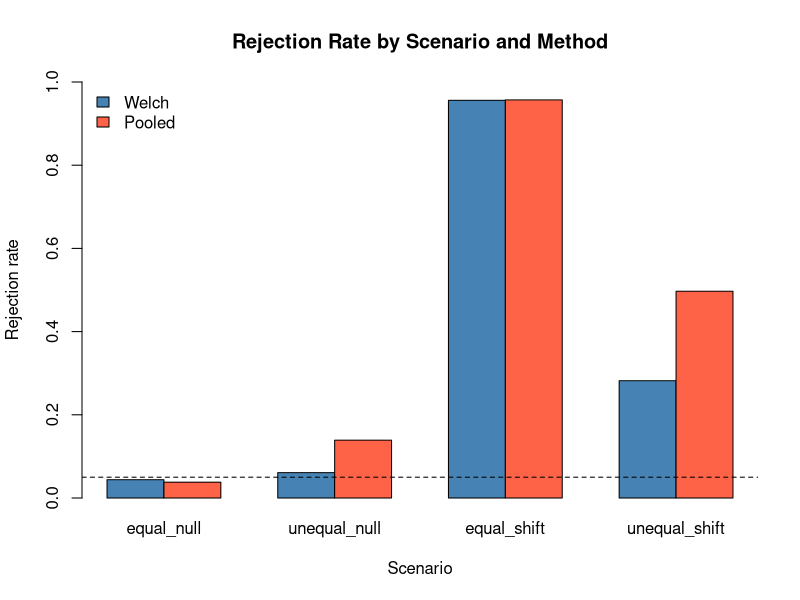

Reproduce this figure in R.
## ---- chunk 1
knitr::opts_chunk$set(echo = TRUE)
## ---- chunk 2
library(dplyr); library(tidyr); library(tibble)
library(readr); library(stringr); library(forcats); library(purrr)
## ---- chunk 3
sales_raw <- tibble(
  sale_id = 1:8,
  customer_id = c("C1", "C2", "C1", "C3", "C2", "C4", "C5", "C2"),
  item_raw = c(" Pen", "PEN ", "Notebook", " pen ",
               "FOLDER", "Folder ", " ERASER ", "pen"),
  amount_raw = c("$10.00", "$20.00", NA, "$15.00",
                 "$30.00", "$25.00", NA, "$20.00"),
  discount_raw = c("0%", "10%", "5%", "0%", "20%", "10%", "0%", "0%"),
  code_raw = c("ST-101", "ON-102", "ST-103", "ON-104",
               "bad", "ST-106", "ON-107X", "on-108"),
  tags = c("gift;urgent", "online", "gift", "member",
           "online;member", "gift", "member", "gift;member")
)

## ---- chunk 4
sales_clean <- sales_raw %>%
  mutate(
    item_clean = item_raw %>% str_trim() %>% str_squish() %>% str_to_lower(),
    amount = parse_number(amount_raw),
    discount_rate = parse_number(discount_raw) / 100,
    net_amount = amount * (1 - discount_rate),
    size = case_when(
      is.na(net_amount) ~ "unrecorded",
      net_amount >= 20 ~ "large",
      TRUE ~ "small"
    )
  )

print(sales_clean %>% select(sale_id, item_clean, amount, discount_rate, net_amount, size))

## ---- chunk 5

sales_codes <- sales_clean %>%
  mutate(
    code_clean = code_raw %>% str_trim() %>% str_to_upper(),
    valid_code = str_detect(code_clean, "^(ST|ON)-[0-9]{3}$")
  )
 
invalid_codes <- sales_codes %>%
  filter(!valid_code) %>%
  select(sale_id, code_raw, code_clean)
print(invalid_codes)

valid_code_parts <- sales_codes %>%
  filter(valid_code) %>%
  select(sale_id, code_clean) %>%
  separate_wider_delim(code_clean, delim = "-", names = c("channel", "number"),
                        cols_remove = FALSE)
print(valid_code_parts)
 
sale_tags <- sales_clean %>%
  select(sale_id, tags) %>%
  separate_longer_delim(tags, delim = ";")
print(sale_tags)

# separate_wider_delim() splits one column into several new columns while separate_longer_delim() splits a column text into multiple rows.


## ---- chunk 6

customer_summary <- sales_clean %>%
  summarise(
    sales_n = n(),
    known_n = sum(!is.na(net_amount)),
    large_n = sum(net_amount >= 20, na.rm = TRUE),
    large_share = if_else(known_n == 0, NA_real_, large_n / known_n),
    .by = customer_id
  ) %>%
  arrange(customer_id)
print(customer_summary)
 
# Numerator = 0.
# Denominator = 1.
# So C1's large_share = 0 / 1 = 0.
 
sales_factors <- sales_clean %>%
  mutate(
    item_factor = fct_infreq(factor(item_clean)),
    item_group = fct_lump_n(factor(item_clean), n = 2, other_level = "Other")
  )
print(levels(sales_factors$item_factor))
print(table(sales_factors$item_factor))
print(levels(sales_factors$item_group))
print(table(sales_factors$item_group))


## ---- chunk 7

reports_raw <- tibble(
  form = c("A", "A", "A", "B", "B", "B"),
  line = c(1, 2, 3, 1, 2, 3),
  customer_id = c("C1", NA, "C2", "C3", NA, "C4"),
  round = c(1, 3, 1, 1, 2, 1),
  primary_amount = c(10, -999, 20, NA, 0, 30),
  backup_amount = c(NA, 15, 25, NA, 99, NA)
)
 
customers <- tibble(
  customer_id = c("C1", "C2", "C3", "C5"),
  region = c("North", "South", NA, "West")
)


## ---- chunk 8

reports_labeled <- reports_raw %>%
  arrange(form, line) %>%
  group_by(form) %>%
  fill(customer_id, .direction = "down") %>%
  ungroup()
print(reports_labeled)
 
reports_clean <- reports_labeled %>%
  mutate(
    primary_clean = na_if(primary_amount, -999),
    amount = coalesce(primary_clean, backup_amount)
  )
print(reports_clean %>% select(form, line, customer_id, round, primary_amount, backup_amount, amount))

# coalesce() only moves on to backup_amount when primary_clean is NA. 
# A recorded zero is a real, known value, so coalesce() keeps it instead of overwriting. 
# If this wasn't in place a legitimate value of "0" would be replaced.

reports_for_complete <- reports_clean %>%
  select(customer_id, round, amount) %>%
  mutate(recorded_row = TRUE)
 
n_original <- nrow(reports_for_complete)
n_missing_before <- sum(is.na(reports_for_complete$amount))

# One missing amount already exists before completion as C3, round 1. 
# An example of an absent customer-round combination that isn't in the table is C1, round 2.
 
reports_complete <- reports_for_complete %>%
  complete(customer_id, round = 1:3, fill = list(recorded_row = FALSE))
 
n_total_after <- nrow(reports_complete)
n_added <- n_total_after - n_original
n_missing_after <- sum(is.na(reports_complete$amount))
 
cat("Original rows:", n_original, "\n")
cat("Added rows:", n_added, "\n")
cat("Missing amounts before completion:", n_missing_before, "\n")
cat("Missing amounts after completion:", n_missing_after, "\n")
print(reports_complete)

## ---- chunk 9


cat("\nDuplicate customer IDs in customers:", anyDuplicated(customers$customer_id), "\n")
cat("Missing customer IDs in customers:", sum(is.na(customers$customer_id)), "\n")
 
dup_customer_rounds <- reports_clean %>% count(customer_id, round) %>% filter(n > 1)

print(dup_customer_rounds)
 
customers_marked <- customers %>% mutate(customer_found = TRUE)
 
reports_joined <- reports_clean %>%
  left_join(customers_marked, by = join_by(customer_id),
            relationship = "many-to-one", na_matches = "never") %>%
  mutate(customer_found = coalesce(customer_found, FALSE))
print(reports_joined %>% select(customer_id, round, amount, region, customer_found))
 
only_in_reports <- anti_join(reports_clean, customers, by = "customer_id", na_matches = "never") %>%
  distinct(customer_id)
only_in_customers <- anti_join(customers, reports_clean, by = "customer_id", na_matches = "never") %>%
  distinct(customer_id)
print(only_in_reports)
print(only_in_customers)

# C4 appears only in reports_clean, and 5 appears only in customers.
# The region for C3 is NA, but customer_found = TRUE tells us C3 is in the customer master file.
# C4 customer_found = FALSE tells us the NA region is not a blank field, but a complete absence of any master-file record at all.
 

## ---- chunk 10

# Because customers_bad has two rows for C1, each of C1's two reports matches both C1 rows and is duplicated, so row count rises from 6 to 8. 
# C1's original amounts get counted twice, which inflates the ignoring-NA total from 75 to 100 . 

 
# With relationship = "many-to-one", dplyr would raise an error. 
# This is because that setting asserts each report row matches at most one customer row, and C1 matches two. 
# Allowing "many-to-many" does not resolve the conflicting region values for C1 - it just silences the error and lets both conflicting rows pass through as duplicated output rows.
 
reports_wide <- reports_complete %>%
  select(customer_id, round, amount) %>%
  pivot_wider(names_from = round, values_from = amount, names_prefix = "round_")
print(reports_wide)
 
long_back <- reports_wide %>%
  pivot_longer(cols = starts_with("round_"), names_to = "round",
               values_to = "amount", values_drop_na = TRUE)
cat("\nRows after pivot back with values_drop_na = TRUE:", nrow(long_back), "\n")

# Prediction: 5 rows. Of the 12 customer-round combinations in reports_complete, only 5 have a known amount. The other 7 are missing.

# values_drop_na = TRUE  removes rows with NA after reshaping it. It doesn't have any way to recover any known amounts, so those customer-rounds are just dropped from view.


## ---- chunk 11

two_sample_t <- function(x, y, equal_var = FALSE, alpha = 0.05) {
  nx <- length(x); ny <- length(y)
  mean_x <- mean(x); mean_y <- mean(y)
  var_x <- var(x); var_y <- var(y)
 
  if (equal_var) {
    sp2 <- ((nx - 1) * var_x + (ny - 1) * var_y) / (nx + ny - 2)
    se <- sqrt(sp2 * (1 / nx + 1 / ny))
    df <- nx + ny - 2
    method <- "Pooled"
  } else {
    se <- sqrt(var_x / nx + var_y / ny)
    df <- (var_x / nx + var_y / ny)^2 /
      ((var_x / nx)^2 / (nx - 1) + (var_y / ny)^2 / (ny - 1))
    method <- "Welch"
  }
 
  t_stat <- (mean_x - mean_y) / se
  p_value <- 2 * pt(abs(t_stat), df = df, lower.tail = FALSE)
  reject <- p_value < alpha
 
  list(method = method, t_stat = t_stat, df = df, p_value = p_value, reject = reject)
}
 
x_check <- c(12, 15, 14, 10, 13)
y_check <- c(9, 11, 8, 10, 7, 12, 9, 8)
 
ref_welch <- t.test(x_check, y_check, var.equal = FALSE)
ref_pooled <- t.test(x_check, y_check, var.equal = TRUE)
 
welch_result <- two_sample_t(x_check, y_check)
pooled_result <- two_sample_t(x_check, y_check, equal_var = TRUE)
print(welch_result)
print(pooled_result)
 
welch_diffs <- c(
  t_stat = abs(welch_result$t_stat - unname(ref_welch$statistic)),
  df     = abs(welch_result$df - unname(ref_welch$parameter)),
  p_value = abs(welch_result$p_value - ref_welch$p.value)
)
pooled_diffs <- c(
  t_stat = abs(pooled_result$t_stat - unname(ref_pooled$statistic)),
  df     = abs(pooled_result$df - unname(ref_pooled$parameter)),
  p_value = abs(pooled_result$p_value - ref_pooled$p.value)
)
print(welch_diffs)
print(pooled_diffs)
cat("All differences smaller than 1e-8:", all(c(welch_diffs, pooled_diffs) < 1e-8), "\n")


## ---- chunk 12

 
B <- 1000
n_x <- 20
n_y <- 40
alpha <- 0.05
 
scenarios <- data.frame(
  scenario = c("equal_null", "unequal_null",
               "equal_shift", "unequal_shift"),
  mean_x = c(0, 0, 0, 0),
  mean_y = c(0, 0, 1, 1),
  sd_x = c(1, 3, 1, 3),
  sd_y = c(1, 1, 1, 1)
)
 
# Run once immediately before the simulation, not inside a loop.
set.seed(2026)

## ---- chunk 13
n_scenarios <- nrow(scenarios)
total_rows <- n_scenarios * B * 2 
 
scenario_vec <- character(total_rows)
replicate_vec <- integer(total_rows)
method_vec <- character(total_rows)
t_stat_vec <- numeric(total_rows)
df_vec <- numeric(total_rows)
p_value_vec <- numeric(total_rows)
reject_vec <- logical(total_rows)
 
row_i <- 1
for (s in 1:n_scenarios) {
  for (b in 1:B) {
    x <- rnorm(n_x, mean = scenarios$mean_x[s], sd = scenarios$sd_x[s])
    y <- rnorm(n_y, mean = scenarios$mean_y[s], sd = scenarios$sd_y[s])
 
    res_welch <- two_sample_t(x, y, equal_var = FALSE, alpha = alpha)
    scenario_vec[row_i] <- scenarios$scenario[s]
    replicate_vec[row_i] <- b
    method_vec[row_i] <- res_welch$method
    t_stat_vec[row_i] <- res_welch$t_stat
    df_vec[row_i] <- res_welch$df
    p_value_vec[row_i] <- res_welch$p_value
    reject_vec[row_i] <- res_welch$reject
    row_i <- row_i + 1
 
    res_pooled <- two_sample_t(x, y, equal_var = TRUE, alpha = alpha)
    scenario_vec[row_i] <- scenarios$scenario[s]
    replicate_vec[row_i] <- b
    method_vec[row_i] <- res_pooled$method
    t_stat_vec[row_i] <- res_pooled$t_stat
    df_vec[row_i] <- res_pooled$df
    p_value_vec[row_i] <- res_pooled$p_value
    reject_vec[row_i] <- res_pooled$reject
    row_i <- row_i + 1
  }
}
 
simulation_results <- tibble(
  scenario = scenario_vec,
  replicate = replicate_vec,
  method = method_vec,
  t_stat = t_stat_vec,
  df = df_vec,
  p_value = p_value_vec,
  reject = reject_vec
)
 
print(head(simulation_results))
cat("Total rows in simulation_results:", nrow(simulation_results), "\n")
 
simulation_summary <- simulation_results %>%
  summarise(
    mean_t = round(mean(t_stat), 3),
    sd_t = round(sd(t_stat), 3),
    rejection_rate = round(mean(reject), 3),
    .by = c(scenario, method)
  )
print(simulation_summary)

plot_data <- simulation_summary %>%
  select(scenario, method, rejection_rate) %>%
  pivot_wider(names_from = method, values_from = rejection_rate)
plot_matrix <- t(as.matrix(plot_data[, c("Welch", "Pooled")]))
colnames(plot_matrix) <- plot_data$scenario
 
barplot(plot_matrix, beside = TRUE, ylim = c(0, 1),
        col = c("steelblue", "tomato"),
        main = "Rejection Rate by Scenario and Method",
        ylab = "Rejection rate", xlab = "Scenario")
abline(h = 0.05, lty = 2)
legend("topleft", legend = c("Welch", "Pooled"), fill = c("steelblue", "tomato"), bty = "n")


# Under both null scenarios Welch's rejection  rate stays close to 0.05 regardless of whether the population variances are equal.

# The Type I error is well controlled and the pooled test is also close to 0.05 when variances are equal. When unequal it goes above 0.05 once variances are meaning it rejects a true null. 

# When the  means differ by one unit, both tests' power rises far above 0.05. 

# The test rejects quite often and this only helps if its Type I error rate is also controlled. So results will vary slightly from run to run due to simulation randomness.
